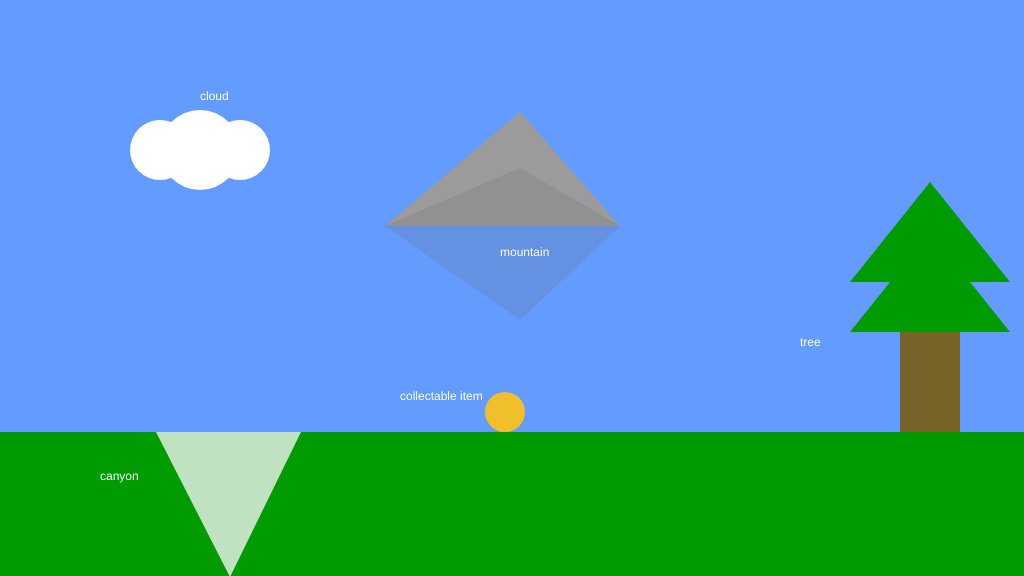
Frame 1 (no input)
Frame 60 (no input): identical to frame 1, image omitted
Frame 120 (the mouse pressed at the canvas centre since frame 60): identical to frame 1, image omitted

The p5.js sketch that drew this single still picture (run headless with seeded random() and noise() and a simulated clock; from frame 60 on, the mouse is pressed at the canvas centre):

// p5.js sketch
// ── sketch.js
/*

The Game Project

1 - Background Scenery

Use p5 drawing functions such as rect, ellipse, line, triangle and
point to draw the scenery as set out in the code comments. The items
should appear next to the text titles.

Each bit of scenery is worth two marks:

0 marks = not a reasonable attempt
1 mark = attempted but it's messy or lacks detail
2 marks = you've used several shape functions to create the scenery

I've given titles and chosen some base colours, but feel free to
imaginatively modify these and interpret the scenery titles loosely to
match your game theme.


WARNING: Do not get too carried away. If you're shape takes more than 5 lines
of code to draw then you've probably over done it.


*/

function setup()
{
	createCanvas(1024, 576);
}

function draw()
{
	background(100, 155, 255); //fill the sky blue

	noStroke();
	fill(0,155,0);
	rect(0, 432, 1024, 144); //draw some green ground

	//1. a cloud in the sky
	//... add your code here
	fill(255, 255, 255);
	ellipse(200, 150, 80, 80);
	ellipse(160, 150, 60, 60);
	ellipse(240, 150, 60, 60);

	noStroke();
	fill(255);
	text("cloud", 200, 100);

	//2. a mountain in the distance
	//... add your code here
	fill(155);
	triangle(385, 226, 620, 226, 520, 112);
	fill(105,105,105, 50)
	triangle(385, 226, 620, 226, 520, 320);
	triangle(385, 226, 620, 226, 520, 168);
	//grey fill and a triangle

	noStroke();
	fill(255);
	text("mountain", 500, 256);

	//3. a tree
	//... add your code here
	fill(120, 100, 40);
	rect(900, 282, 60, 150);

	//branches
	fill(0, 155, 0);
	triangle(850, 332, 930, 232, 1010, 332);
	triangle(850, 282, 930, 182, 1010, 282);

	noStroke();
	fill(255);
	text("tree", 800, 346);

	//4. a canyon
	//NB. the canyon should go from ground-level to the bottom of the screen

	//... add your code here
	// rect(151, 432, 100, 144);
	fill(246,246,246, 200);
	triangle(156, 432, 230, 577, 301, 432)
	// rect(249, 432, 105, 50);
	// fill(0,170,0);
	// rect(151, 500, 300, 100);
	// rect(354, 432, 100, 144);

	noStroke();
	fill(255);
	text("canyon", 100, 480);

	//5. a collectable token - eg. a jewel, fruit, coins
	//... add your code here
	fill(241,190,44);
	ellipse(505, 412, 40);

	noStroke();
	fill(255);
	text("collectable item", 400, 400);
}
